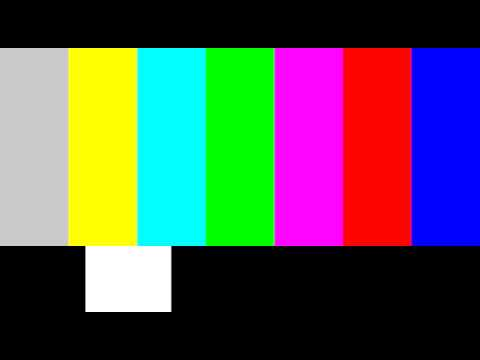
#> input picture lab2/tv.jpg, 480 x 360 px
$ jupyter execute lab2-3.ipynb   (shell and % lines are left out)
#> lines starting #> are read from the running program, lines starting #| are printed output that depends on the picture
# LAB 2-3 : RGB Scatter plot

### 1.Inclusion of libraries.

[cell 1]
import cv2
import numpy as np
import matplotlib.pyplot as plt
from matplotlib import cm, colors
from mpl_toolkits.mplot3d import Axes3D

### 2.Image source specifications.

[cell 2]
img_path = 'tv.jpg'

### 3.Image loading and color conversions.

[cell 3]
img = cv2.imread(img_path)
#> img is the input picture: shape (360, 480, 3); mean B, G, R 85, 85.2, 84.6
img_resize = cv2.resize(img,(img.shape[1]//2,img.shape[0]//2))
img_rgb = cv2.cvtColor(img_resize, cv2.COLOR_BGR2RGB)

print('Image shape : %d x %d' % (img_rgb.shape[1],img_rgb.shape[0]),"pixels")
#| Image shape : 240 x 180 pixels
print('Image data type :', img_rgb.dtype)
#| Image data type : uint8

plt.imshow(img_rgb)

### 4.RGB Scatter plot.

[cell 4]
fig = plt.figure()
ax = fig.add_subplot(1,1,1, projection='3d')

R, G, B = cv2.split(img_rgb)
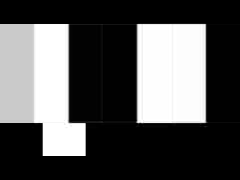
#> R: shape (180, 240); min 0, max 255, mean 84.6
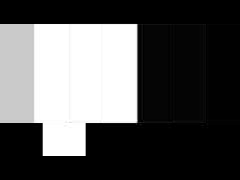
#> G: shape (180, 240); min 0, max 255, mean 85.3
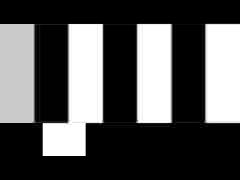
#> B: shape (180, 240); min 0, max 255, mean 85.1

pixel_colors = img_rgb.reshape((img_rgb.shape[0]*img_rgb.shape[1], 3))
norm = colors.Normalize(vmin=-1.,vmax=1.)
norm.autoscale(pixel_colors)
pixel_colors = norm(pixel_colors).tolist()
#> pixel_colors = 43200 items

ax.scatter(R.flatten(), G.flatten(), B.flatten(), facecolors=pixel_colors,marker=".")

ax.set_ylim3d(255,0)

ax.set_xlabel('Red')
ax.set_ylabel('Green')
ax.set_zlabel('Blue')

print("RGB Scatter plot created.")
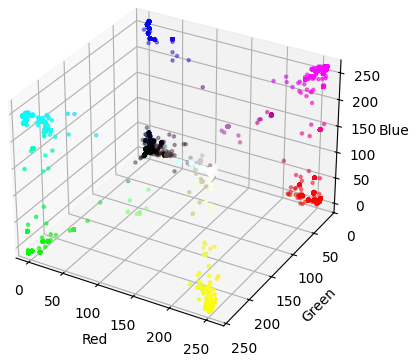
#> figure drawn by matplotlib, 1 panel
